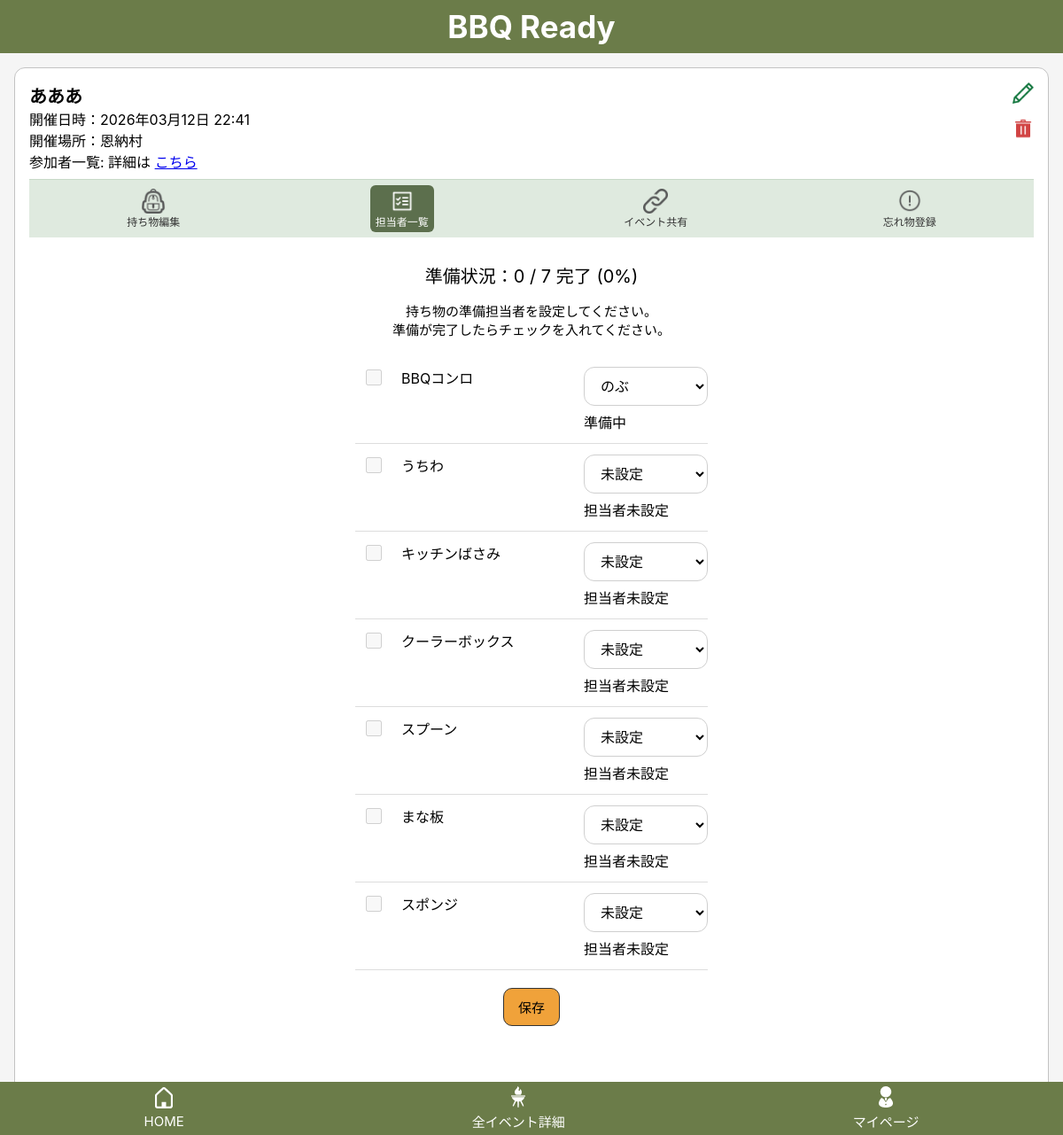
The page /events/83/assign/ (signed in) on the database as committed earlier.
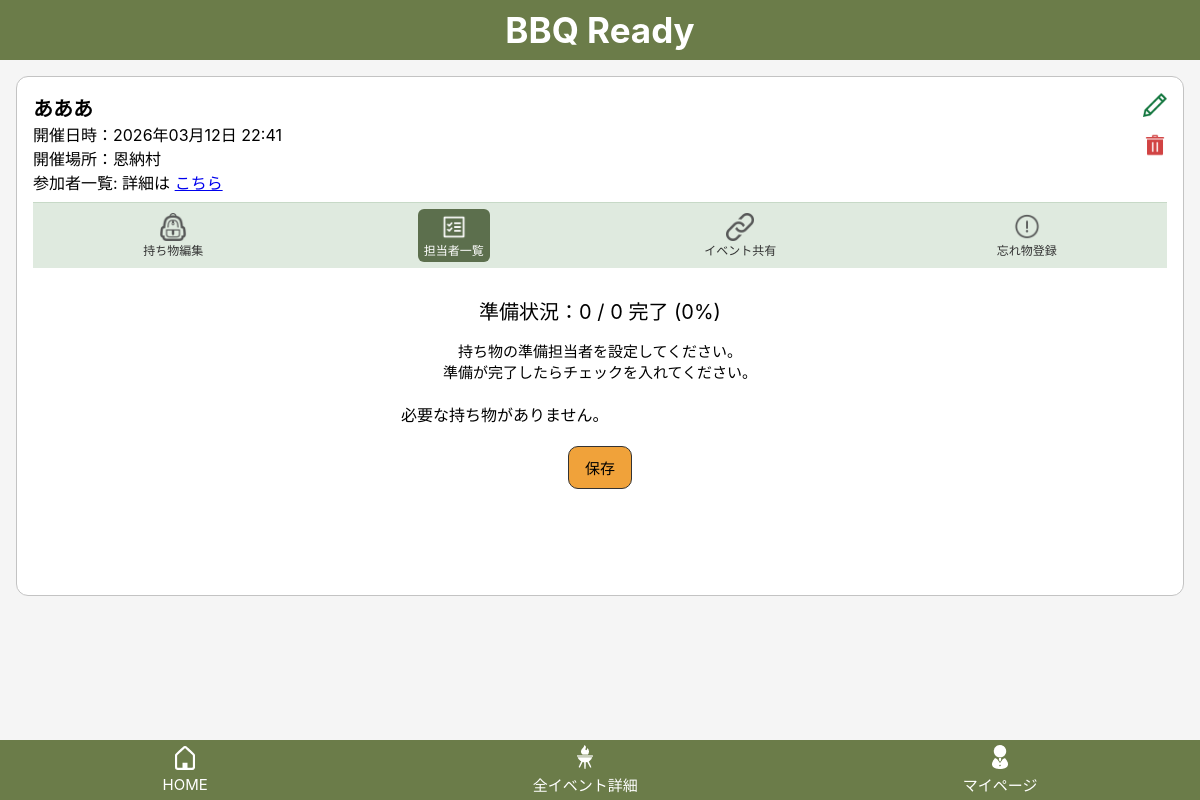
The same page on the database as committed later.
### bbq_app/models.py (models this page shows, shortened)
class EventItem(models.Model):
    event = models.ForeignKey(Event, on_delete=models.CASCADE, related_name="event_items")
    bbq_item = models.ForeignKey(BbqItem, on_delete=models.CASCADE, related_name="event_items")
    is_selected = models.BooleanField(default=False)
    assignee = models.ForeignKey(
        "Participant",
        null=True,
        blank=True,
        on_delete=models.SET_NULL,
        related_name="assigned_items"
    )
    is_ready = models.BooleanField(default=False)
    created_at = models.DateTimeField(auto_now_add=True)
    updated_at = models.DateTimeField(auto_now=True)
    class Meta:
        constraints = [
            models.UniqueConstraint(
                fields=["event", "bbq_item"],
                name="unique_event_bbq_item"
            )
        ]

class BbqItem(models.Model):
    class Category(models.IntegerChoices):
        FIRE = 1, "火起こし・調理グッズ"
        PLACE = 2, "会場設営"
        FOOD = 3, "食材・飲み物"
        CONVENIENCE = 4, "便利グッズ"
        OTHER = 5, "その他"
    user = models.ForeignKey(settings.AUTH_USER_MODEL, null=True, blank=True, on_delete=models.CASCADE, related_name="bbq_items")
    name = models.CharField("持ち物名", max_length=50)
    category = models.IntegerField(choices=Category.choices)
    created_at = models.DateTimeField(auto_now_add=True)
    updated_at = models.DateTimeField(auto_now=True)

class Participant(models.Model):
    event = models.ForeignKey(Event, on_delete=models.CASCADE, related_name="participants")
    user = models.ForeignKey(
        settings.AUTH_USER_MODEL,
        null=True,
        blank=True,
        on_delete=models.SET_NULL,
        related_name="participant"
    )
    name = models.CharField("表示名", max_length=30)
    created_at = models.DateTimeField("作成日時", auto_now_add=True)
    updated_at = models.DateTimeField("更新日時", auto_now=True)

class Event(models.Model):
    user = models.ForeignKey(settings.AUTH_USER_MODEL, on_delete=models.CASCADE, related_name="events")
    name = models.CharField("イベント名", max_length=30)
    held_at = models.DateTimeField("開催日時", null=True, blank=True)
    location = models.CharField("開催場所", max_length=50, blank=True)
    created_at = models.DateTimeField("作成日時", auto_now_add=True)
    updated_at = models.DateTimeField("更新日時", auto_now=True)

### bbq_app/views.py (the view, shortened to what this page needs)
# urls.py: path("events/<int:event_id>/assign/", views.item_assign, name="item_assign"),
@login_required
def item_assign(request, event_id):
    event = get_object_or_404(Event, id=event_id, user=request.user)
    Participant.objects.get_or_create(
        event=event,
        user=request.user,
        defaults={"name":request.user.first_name or request.user.username}
    )
    participants = Participant.objects.filter(event=event).order_by("id")
    items = (
        EventItem.objects
        .filter(event=event, is_selected=True)
        .select_related("bbq_item", "assignee")
        .order_by("id")
    )
    total_count = items.count()
    ready_count = items.filter(is_ready=True).count()
    progress_percent = int((ready_count / total_count) * 100 ) if total_count else 0
    return render(
        request,
        "bbq_app/item_assign.html",
        {
            "event": event,
            "participants": participants,
            "items": items,
            "total_count": total_count,
            "ready_count": ready_count,
            "progress_percent": progress_percent
        }
    )

### bbq_app/templates/bbq_app/item_assign.html (shortened to what this page needs)
{% extends "bbq_app/base.html" %}
{% block header %}
  {% include "bbq_app/partials/event_header.html" %}
{% endblock %}
{% block content %}
<p class="assign-progress">
準備状況：{{ ready_count }} / {{ total_count }}  完了     ({{ progress_percent }}%)
</p>
<p class="assign-description">
持ち物の準備担当者を設定してください。<br>
準備が完了したらチェックを入れてください。
</p>
<form method="post">
    <ul class="assign-list">
        {% for event_item in items %}
            <li class="assign-row">
                <div class="assign-check">
                    {% if event_item.assignee and event_item.assignee.user == event.user %}
                        <input
                            type="checkbox"
                            name="ready_items"
                            value="{{ event_item.id }}"
                            {% if event_item.is_ready %}checked{% endif %}
                        >
                    {% else %}
                        <input
                            type="checkbox"
                            disabled
                        >
                    {% endif %}
                </div>
                <div class="assign-select">
                    {{ event_item.bbq_item.name }}
                </div>
                <div class="assign-select">
                    <select name="assignee_{{ event_item.id }}">
                        <option value="">未設定</option>
                        {% for participant in participants %}
                            {% if participant.user != event.user %}
                                <option value="{{ participant.id }}"
                                    {% if event_item.assignee_id == participant.id %}selected{% endif %}>
                                    {{ participant.name }}
                                </option>
                            {% endif %}
                        {% endfor %}
                    </select>
                <div class="assign_status">
                    {% if not event_item.assignee %}
                        担当者未設定
                    {% elif event_item.is_ready %}
                        準備完了
                    {% else %}
                        準備中
                    {% endif %}
                </div>
            </li>
        {% empty %}
            <li>必要な持ち物がありません。</li>
        {% endfor %}
    </ul>
    <div class="assign-save">
        <button type="submit" class="btn btn-primary">
            保存
        </button>
    </div>
</form>
{% endblock %}

Rows that differ between the two databases and show on the page:
removed EventItem: bbq_item.name "BBQコンロ", assignee+id "のぶ", shows "準備中"
removed EventItem: bbq_item.name "うちわ", shows "担当者未設定"
removed EventItem: bbq_item.name "キッチンばさみ", shows "担当者未設定"
removed EventItem: bbq_item.name "クーラーボックス", shows "担当者未設定"
removed EventItem: bbq_item.name "スプーン", shows "担当者未設定"
removed EventItem: bbq_item.name "まな板", shows "担当者未設定"
removed EventItem: bbq_item.name "スポンジ", shows "担当者未設定"
Other text that changed with them:
{{ total_count }}: "7" → "0"
text now shown: "必要な持ち物がありません。"
